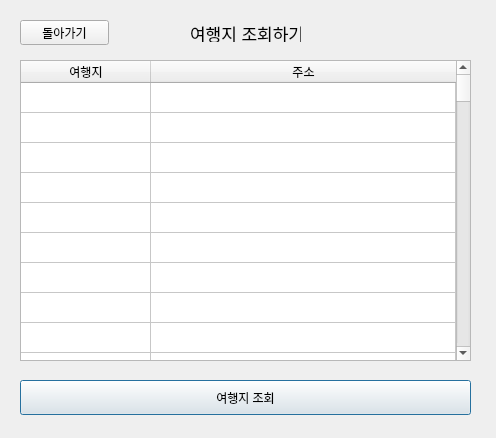
<?xml version="1.0" encoding="UTF-8"?>
<ui version="4.0">
 <class>tourist</class>
 <widget class="QDialog" name="tourist">
  <property name="geometry">
   <rect>
    <x>0</x>
    <y>0</y>
    <width>496</width>
    <height>438</height>
   </rect>
  </property>
  <property name="windowTitle">
   <string>여행지 조회</string>
  </property>
  <widget class="QTableWidget" name="tableWidget">
   <property name="geometry">
    <rect>
     <x>20</x>
     <y>60</y>
     <width>451</width>
     <height>301</height>
    </rect>
   </property>
   <property name="frameShadow">
    <enum>QFrame::Sunken</enum>
   </property>
   <property name="rowCount">
    <number>277</number>
   </property>
   <property name="columnCount">
    <number>2</number>
   </property>
   <attribute name="horizontalHeaderCascadingSectionResizes">
    <bool>false</bool>
   </attribute>
   <attribute name="horizontalHeaderDefaultSectionSize">
    <number>130</number>
   </attribute>
   <attribute name="horizontalHeaderMinimumSectionSize">
    <number>57</number>
   </attribute>
   <attribute name="horizontalHeaderShowSortIndicator" stdset="0">
    <bool>false</bool>
   </attribute>
   <attribute name="horizontalHeaderStretchLastSection">
    <bool>true</bool>
   </attribute>
   <attribute name="verticalHeaderVisible">
    <bool>false</bool>
   </attribute>
   <attribute name="verticalHeaderCascadingSectionResizes">
    <bool>false</bool>
   </attribute>
   <attribute name="verticalHeaderShowSortIndicator" stdset="0">
    <bool>false</bool>
   </attribute>
   <attribute name="verticalHeaderStretchLastSection">
    <bool>false</bool>
   </attribute>
   <row/>
   <row/>
   <row/>
   <row/>
   <row/>
   <row/>
   <row/>
   <row/>
   <row/>
   <row/>
   <row/>
   <row/>
   <row/>
   <row/>
   <row/>
   <row/>
   <row/>
   <row/>
   <row/>
   <row/>
   <row/>
   <row/>
   <row/>
   <row/>
   <row/>
   <row/>
   <row/>
   <row/>
   <row/>
   <row/>
   <row/>
   <row/>
   <row/>
   <row/>
   <row/>
   <row/>
   <row/>
   <row/>
   <row/>
   <row/>
   <row/>
   <row/>
   <row/>
   <row/>
   <row/>
   <row/>
   <row/>
   <row/>
   <row/>
   <row/>
   <row/>
   <row/>
   <row/>
   <row/>
   <row/>
   <row/>
   <row/>
   <row/>
   <row/>
   <row/>
   <row/>
   <row/>
   <row/>
   <row/>
   <row/>
   <row/>
   <row/>
   <row/>
   <row/>
   <row/>
   <row/>
   <row/>
   <row/>
   <row/>
   <row/>
   <row/>
   <row/>
   <row/>
   <row/>
   <row/>
   <row/>
   <row/>
   <row/>
   <row/>
   <row/>
   <row/>
   <row/>
   <row/>
   <row/>
   <row/>
   <row/>
   <row/>
   <row/>
   <row/>
   <row/>
   <row/>
   <row/>
   <row/>
   <row/>
   <row/>
   <row/>
   <row/>
   <row/>
   <row/>
   <row/>
   <row/>
   <row/>
   <row/>
   <row/>
   <row/>
   <row/>
   <row/>
   <row/>
   <row/>
   <row/>
   <row/>
   <row/>
   <row/>
   <row/>
   <row/>
   <row/>
   <row/>
   <row/>
   <row/>
   <row/>
   <row/>
   <row/>
   <row/>
   <row/>
   <row/>
   <row/>
   <row/>
   <row/>
   <row/>
   <row/>
   <row/>
   <row/>
   <row/>
   <row/>
   <row/>
   <row/>
   <row/>
   <row/>
   <row/>
   <row/>
   <row/>
   <row/>
   <row/>
   <row/>
   <row/>
   <row/>
   <row/>
   <row/>
   <row/>
   <row/>
   <row/>
   <row/>
   <row/>
   <row/>
   <row/>
   <row/>
   <row/>
   <row/>
   <row/>
   <row/>
   <row/>
   <row/>
   <row/>
   <row/>
   <row/>
   <row/>
   <row/>
   <row/>
   <row/>
   <row/>
   <row/>
   <row/>
   <row/>
   <row/>
   <row/>
   <row/>
   <row/>
   <row/>
   <row/>
   <row/>
   <row/>
   <row/>
   <row/>
   <row/>
   <row/>
   <row/>
   <row/>
   <row/>
   <row/>
   <row/>
   <row/>
   <row/>
   <row/>
   <row/>
   <row/>
   <row/>
   <row/>
   <row/>
   <row/>
   <row/>
   <row/>
   <row/>
   <row/>
   <row/>
   <row/>
   <row/>
   <row/>
   <row/>
   <row/>
   <row/>
   <row/>
   <row/>
   <row/>
   <row/>
   <row/>
   <row/>
   <row/>
   <row/>
   <row/>
   <row/>
   <row/>
   <row/>
   <row/>
   <row/>
   <row/>
   <row/>
   <row/>
   <row/>
   <row/>
   <row/>
   <row/>
   <row/>
   <row/>
   <row/>
   <row/>
   <row/>
   <row/>
   <row/>
   <row/>
   <row/>
   <row/>
   <row/>
   <row/>
   <row/>
   <row/>
   <row/>
   <row/>
   <row/>
   <row/>
   <row/>
   <row/>
   <row/>
   <row/>
   <row/>
   <row/>
   <row/>
   <row/>
   <row/>
   <row/>
   <row/>
   <row/>
   <row/>
   <row/>
   <row/>
   <row/>
   <row/>
   <row/>
   <row/>
   <row/>
   <row/>
   <row/>
   <row/>
   <column>
    <property name="text">
     <string>여행지</string>
    </property>
   </column>
   <column>
    <property name="text">
     <string>주소</string>
    </property>
   </column>
  </widget>
  <widget class="QPushButton" name="search_btn">
   <property name="geometry">
    <rect>
     <x>20</x>
     <y>380</y>
     <width>451</width>
     <height>35</height>
    </rect>
   </property>
   <property name="styleSheet">
    <string notr="true">QPushButton:hover
{background-color:#333; color:#fff;}</string>
   </property>
   <property name="text">
    <string>여행지 조회</string>
   </property>
  </widget>
  <widget class="QPushButton" name="back_btn">
   <property name="geometry">
    <rect>
     <x>20</x>
     <y>20</y>
     <width>89</width>
     <height>25</height>
    </rect>
   </property>
   <property name="styleSheet">
    <string notr="true">QPushButton:hover
{background-color:#333; color:#fff;}</string>
   </property>
   <property name="text">
    <string>돌아가기</string>
   </property>
  </widget>
  <widget class="QLabel" name="label_3">
   <property name="geometry">
    <rect>
     <x>190</x>
     <y>25</y>
     <width>111</width>
     <height>17</height>
    </rect>
   </property>
   <property name="font">
    <font>
     <pointsize>13</pointsize>
    </font>
   </property>
   <property name="text">
    <string>여행지 조회하기</string>
   </property>
  </widget>
 </widget>
 <resources/>
 <connections/>
</ui>
